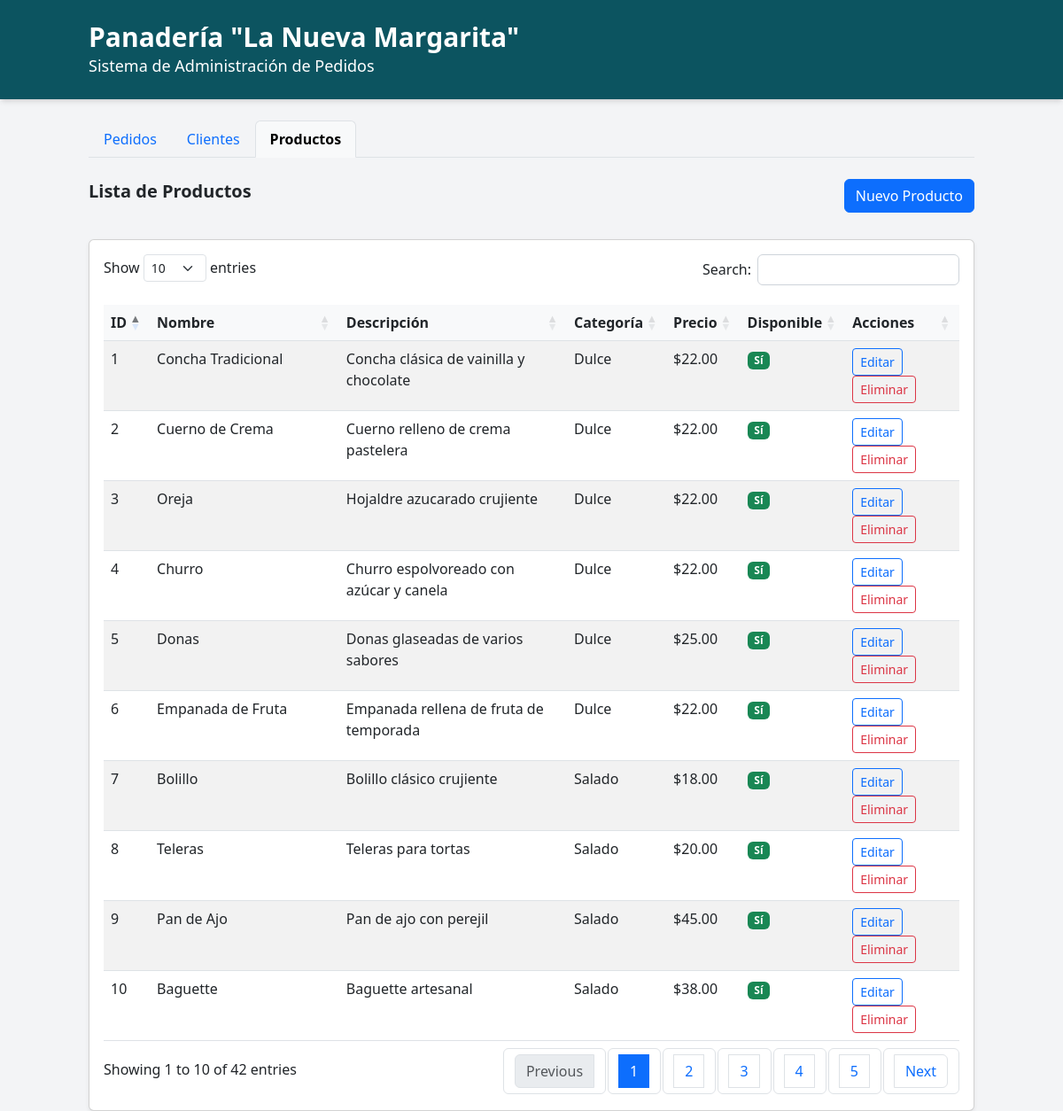
The page / on the database its author committed.
### tables this page shows
CREATE TABLE `producto` (
  `id_producto` int NOT NULL,
  `nombre` varchar(200) NOT NULL,
  `descripcion` text DEFAULT NULL,
  `id_categoria` int NOT NULL,
  `precio_unitario` decimal(10,2) NOT NULL CHECK (`precio_unitario` >= 0),
  `disponible` tinyint(1) DEFAULT 1
);

CREATE TABLE `categoria` (
  `id_categoria` int NOT NULL,
  `nombre_categoria` varchar(100) NOT NULL,
  `descripcion` text DEFAULT NULL,
  `created_at` timestamp NOT NULL DEFAULT CURRENT_TIMESTAMP,
  `updated_at` timestamp NOT NULL DEFAULT CURRENT_TIMESTAMP ON UPDATE CURRENT_TIMESTAMP
);

### functions.php (called while the page is built, shortened)
<?php
function obtenerProductos($conn) {
    $sql = "SELECT p.*, c.nombre_categoria
            FROM producto p
            JOIN categoria c ON p.id_categoria = c.id_categoria
            ORDER BY c.nombre_categoria, p.nombre";
    $result = $conn->query($sql);
    $productos = [];
    if ($result->num_rows > 0) {
        while($row = $result->fetch_assoc()) {
            $productos[] = $row;
        }
    }
    return $productos;
}
?>

### index.php (the view, shortened to what this page needs)
<?php
require_once 'config.php';
require_once 'functions.php';
$productos = obtenerProductos($conn);
?>
<!DOCTYPE html>
<html lang="es">
<head>
    <link href="https://cdn.jsdelivr.net/npm/bootstrap@5.3.0/dist/css/bootstrap.min.css" rel="stylesheet">
    <script src="https://cdn.tailwindcss.com"></script>
    <link rel="stylesheet" href="https://cdn.datatables.net/1.13.6/css/dataTables.bootstrap5.min.css">
    <link rel="stylesheet" href="style.css">
</head>
<body class="bg-gray-100">
    <div class="container-fluid">
        <header class="text-white p-4 mb-4 shadow-md">
            <div class="container">
                <h1 class="text-3xl font-bold">Panadería "La Nueva Margarita"</h1>
                <p class="text-lg">Sistema de Administración de Pedidos</p>
            </div>
        </header>
        <div class="container">
            <ul class="nav nav-tabs mb-4" id="myTab" role="tablist">
                <li class="nav-item" role="presentation">
                    <button class="nav-link" id="pedidos-tab" data-bs-toggle="tab" data-bs-target="#pedidos" type="button" role="tab" aria-controls="pedidos" aria-selected="false">Pedidos</button>
                </li>
                <li class="nav-item" role="presentation">
                    <button class="nav-link" id="clientes-tab" data-bs-toggle="tab" data-bs-target="#clientes" type="button" role="tab" aria-controls="clientes" aria-selected="false">Clientes</button>
                </li>
                <li class="nav-item" role="presentation">
                    <button class="nav-link active" id="productos-tab" data-bs-toggle="tab" data-bs-target="#productos" type="button" role="tab" aria-controls="productos" aria-selected="true">Productos</button>
                </li>
            </ul>
            <div class="tab-content" id="myTabContent">
                <div class="tab-pane fade show active" id="productos" role="tabpanel" aria-labelledby="productos-tab">
                    <div class="row mb-4">
                        <div class="col-md-6">
                            <h2 class="text-xl font-bold mb-3">Lista de Productos</h2>
                        </div>
                        <div class="col-md-6 text-end">
                            <button class="btn btn-primary" data-bs-toggle="modal" data-bs-target="#nuevoProductoModal">Nuevo Producto</button>
                        </div>
                    </div>
                    <div class="card shadow-sm">
                        <div class="card-body">
                            <div class="table-responsive">
                                <table class="table table-striped table-hover" id="tablaProductos">
                                    <thead>
                                        <tr>
                                            <th data-sort="id_producto">ID</th>
                                            <th data-sort="nombre">Nombre</th>
                                            <th data-sort="descripcion">Descripción</th>
                                            <th data-sort="nombre_categoria">Categoría</th>
                                            <th data-sort="precio_unitario">Precio</th>
                                            <th data-sort="disponible">Disponible</th>
                                            <th>Acciones</th>
                                        </tr>
                                    </thead>
                                    <tbody>
                                        <?php foreach ($productos as $producto): ?>
                                        <tr>
                                            <td><?php echo $producto['id_producto']; ?></td>
                                            <td><?php echo $producto['nombre']; ?></td>
                                            <td><?php echo $producto['descripcion']; ?></td>
                                            <td><?php echo $producto['nombre_categoria']; ?></td>
                                            <td>$<?php echo number_format($producto['precio_unitario'], 2); ?></td>
                                            <td>
                                                <?php if ($producto['disponible']): ?>
                                                    <span class="badge bg-success">Sí</span>
                                                <?php else: ?>
                                                    <span class="badge bg-danger">No</span>
                                                <?php endif; ?>
                                            </td>
                                            <td>
                                                <button class="btn btn-sm btn-outline-primary btn-action"
                                                        data-bs-toggle="modal"
                                                        data-bs-target="#editarProductoModal"
                                                        data-producto-id="<?php echo $producto['id_producto']; ?>"
                                                        data-nombre="<?php echo $producto['nombre']; ?>"
                                                        data-precio="<?php echo $producto['precio_unitario']; ?>"
                                                        data-disponible="<?php echo $producto['disponible']; ?>">
                                                    <i class="fas fa-edit"></i> Editar
                                                </button>
                                                <button class="btn btn-sm btn-outline-danger btn-action"
                                                        data-bs-toggle="modal"
                                                        data-bs-target="#eliminarProductoModal"
                                                        data-producto-id="<?php echo $producto['id_producto']; ?>"
                                                        data-nombre="<?php echo htmlspecialchars($producto['nombre']); ?>">
                                                    <i class="fas fa-trash"></i> Eliminar
                                                </button>
                                            </td>
                                        </tr>
                                        <?php endforeach; ?>
                                    </tbody>
                                </table>
                            </div>
                        </div>
                    </div>
                </div>
            </div>
        </div>
    </div>
</body>
</html>

### style.css (style rules this page uses)
body { font-family: "Segoe UI", Tahoma, Geneva, Verdana, sans-serif; margin: 0; padding: 0; background-color: #73a1e5; }
header { width: 100%; background-color: #0c5460; }
.container-fluid { padding: 0; }
.nav-tabs .nav-link.active { background-color: #f8f9fa; border-bottom-color: #f8f9fa; font-weight: bold; }
.table th { background-color: #f8f9fa; cursor: pointer; position: relative; }
.table th.sorting::after { content: "↕"; position: absolute; right: 8px; color: #6c757d; }
.table th.sorting_asc::after { content: "↑"; position: absolute; right: 8px; color: #0d6efd; }
.btn-action { padding: 0.25rem 0.5rem; font-size: 0.875rem; }

### rows shown on the page
producto: id_producto "4", nombre "Churro", descripcion "Churro espolvoreado con azúcar y canela", id_categoria.nombre_categoria "Dulce", precio_unitario "22.00", disponible "Sí"
producto: id_producto "1", nombre "Concha Tradicional", descripcion "Concha clásica de vainilla y chocolate", id_categoria.nombre_categoria "Dulce", precio_unitario "22.00", disponible "Sí"
producto: id_producto "2", nombre "Cuerno de Crema", descripcion "Cuerno relleno de crema pastelera", id_categoria.nombre_categoria "Dulce", precio_unitario "22.00", disponible "Sí"
producto: id_producto "5", nombre "Donas", descripcion "Donas glaseadas de varios sabores", id_categoria.nombre_categoria "Dulce", precio_unitario "25.00", disponible "Sí"
producto: id_producto "6", nombre "Empanada de Fruta", descripcion "Empanada rellena de fruta de temporada", id_categoria.nombre_categoria "Dulce", precio_unitario "22.00", disponible "Sí"
producto: id_producto "3", nombre "Oreja", descripcion "Hojaldre azucarado crujiente", id_categoria.nombre_categoria "Dulce", precio_unitario "22.00", disponible "Sí"
producto: id_producto "10", nombre "Baguette", descripcion "Baguette artesanal", id_categoria.nombre_categoria "Salado", precio_unitario "38.00", disponible "Sí"
producto: id_producto "7", nombre "Bolillo", descripcion "Bolillo clásico crujiente", id_categoria.nombre_categoria "Salado", precio_unitario "18.00", disponible "Sí"
producto: id_producto "9", nombre "Pan de Ajo", descripcion "Pan de ajo con perejil", id_categoria.nombre_categoria "Salado", precio_unitario "45.00", disponible "Sí"
producto: id_producto "8", nombre "Teleras", descripcion "Teleras para tortas", id_categoria.nombre_categoria "Salado", precio_unitario "20.00", disponible "Sí"
